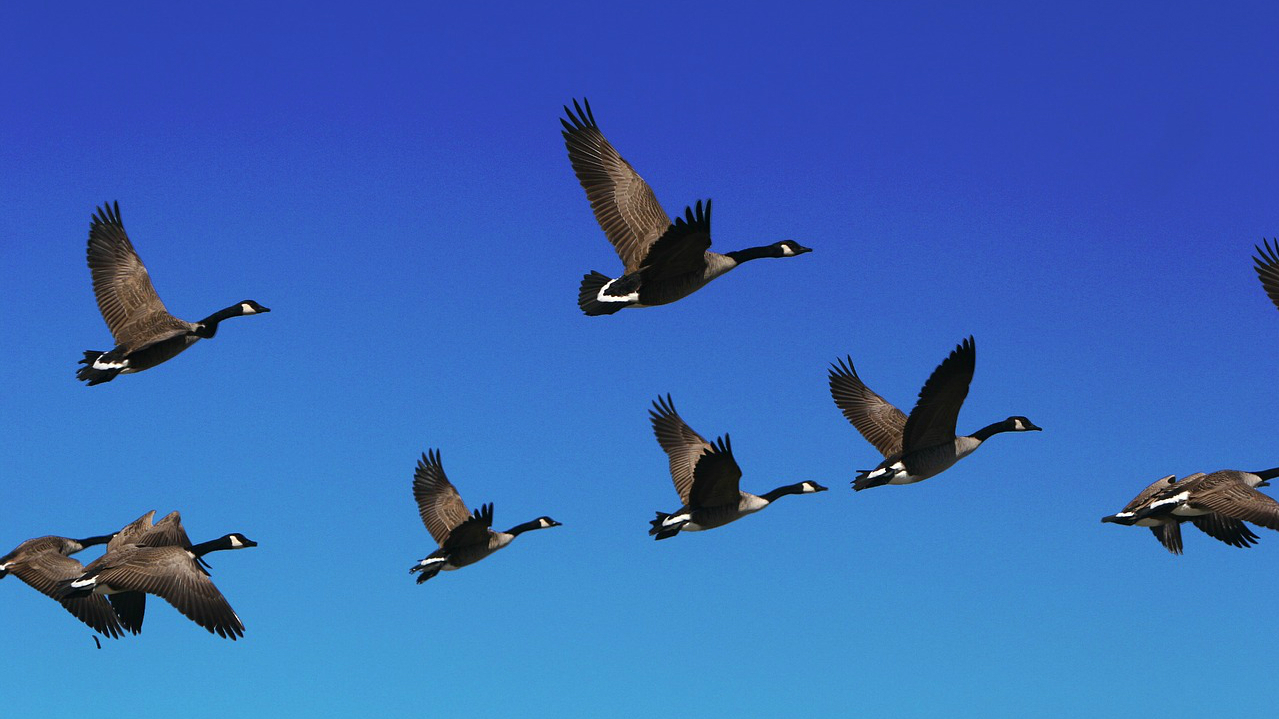
%> input picture Lab06/ptaki.jpg, 1279 x 719 px
$ octave lab65.m   (GNU Octave 9; MATLAB toolbox functions it lacks are replaced by stand-ins)
%> lines starting %> are read from the running program, lines starting %| are printed output that depends on the picture; in (x1, y1, x2, y2) boxes, pixels count from 0 and x2, y2 are one past the last pixel; in counts of white or black regions, pixels touching at a corner belong together; the program's own positions count from 1
### Lab06/AO5RMalinowska.m
function Rm = AO5RMalinowska(im)
L = sum(sum(bwmorph(im,'remove')));
S = sum(sum(im));
Rm = L / sqrt(4*pi*S)-1;
end

### Lab06/AO5RDanielsson.m
function Rd = AO5RDanielsson(im)
S = sum(sum(im));
im = 1-im;
im = double(bwdist(im));
Rd = S^3 / sum(sum(im))^2;
end

### Lab06/AO5RBlairBliss.m
function Rb = AO5RBlairBliss(im)
[h, w] = size(im);
S = sum(sum(im));
[x,y] = meshgrid(1:w, 1:h);
ms = [sum(sum(im.*y)), sum(sum(im.*x))];
ms = ms./S;
[x, y] = find(im>0);
Rb = S/ sqrt(2*pi* sum(((x-ms(1)).^2 + (y-ms(2)).^2).^.5));
end

### Lab06/AO5RHaralick.m
function Rh = AO5RHaralick(im)
[h, w] = size(im);
S = sum(sum(im));
[x,y] = meshgrid(1:w, 1:h);
ms = [sum(sum(im.*y)), sum(sum(im.*x))];
ms = ms./S;
im = bwmorph(im,'remove');
n = sum(sum(im));
[x, y] = find(im>0);
Rh = sum(((x-ms(1)).^2 + (y-ms(2)).^2).^.5)^2/(n* sum(((x-ms(1)).^2 + (y-ms(2)).^2).^.5)-1);
end

### Lab06/AO5RFeret.m
function Rf = AO5RFeret(im)
[x, y] =find(im>0);
Lh = max(x) - min(x);
Lv = max(y) - min(y);
Rf = Lh/Lv;
end

### Lab06/lab65.m
clear;clc;
im = double(imread('ptaki.jpg'))/255;
gim = rgb2gray(im);
r = im(:, :, 1);
b = im(:, :, 3);
b = ~imbinarize(b, .6);
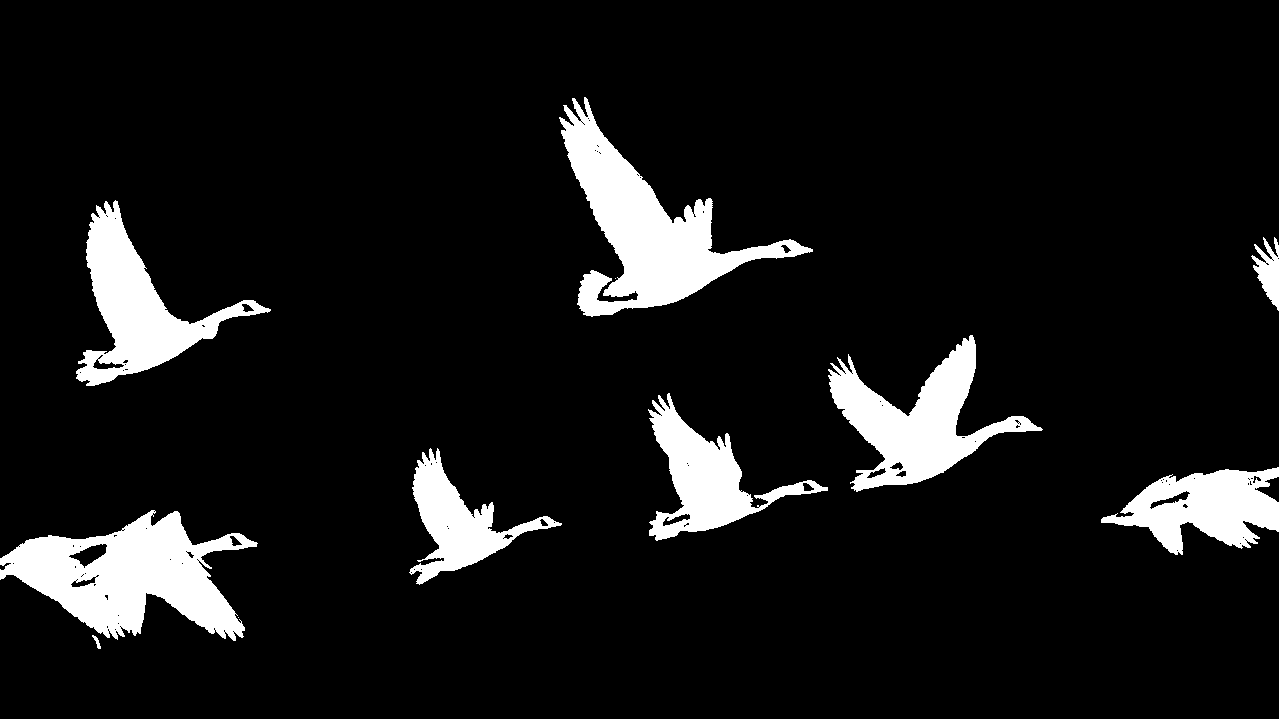
%> b: size 719x1279 logical; 9% white; 11 white regions (2 under 20 px), largest, box (x1, y1, x2, y2) and area: (559, 97, 813, 317) 17283, (0, 510, 258, 641) 17075, (828, 335, 1043, 492) 12184
r(r < .15) = 1;
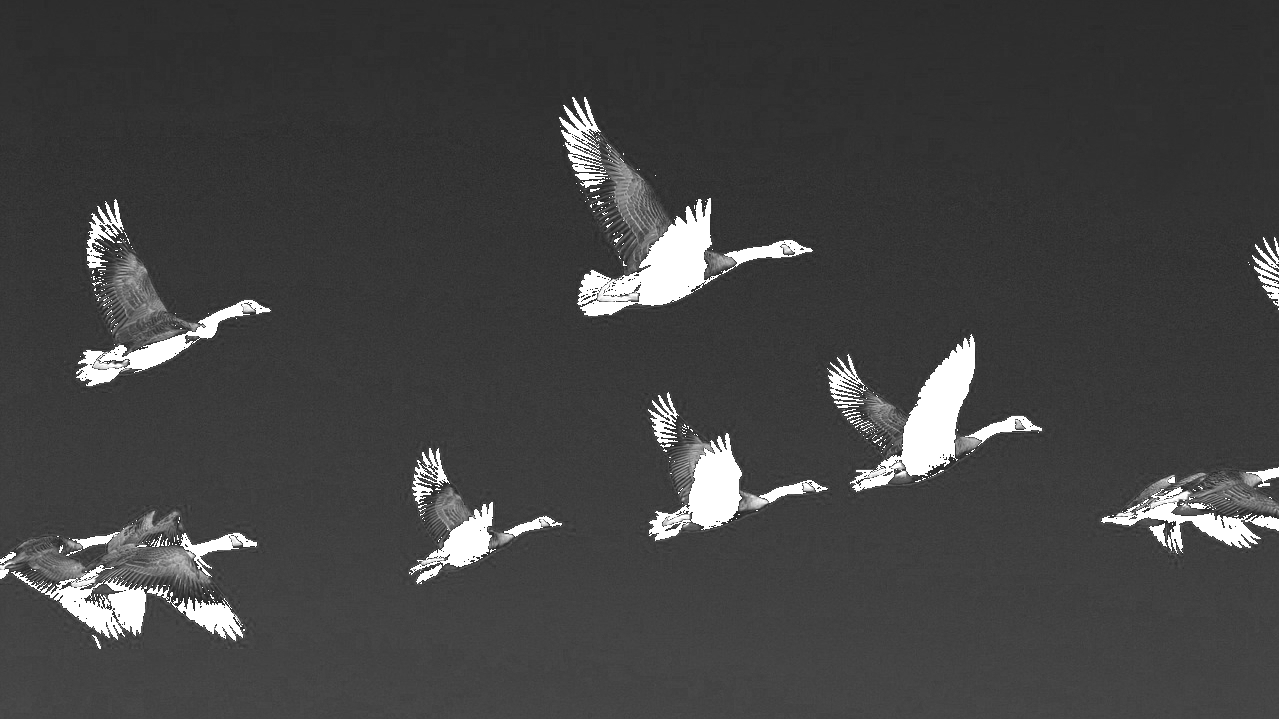
%> r: size 719x1279 double; min 0.153, max 1, mean 0.264
r = imbinarize(r, .3);
%> r: size 719x1279 logical; 7.4% white; 367 white regions (345 under 20 px), largest, box (x1, y1, x2, y2) and area: (559, 97, 813, 317) 13682, (0, 510, 259, 642) 12300, (827, 334, 1042, 493) 10184
bim = b | r;
%> bim: size 719x1279 logical; 9.5% white; 77 white regions (68 under 20 px), largest, box (x1, y1, x2, y2) and area: (0, 509, 259, 642) 18175, (559, 97, 813, 318) 17701, (827, 334, 1043, 493) 12687
bim = imclose(bim, ones(5));
%> bim: size 719x1279 logical; 9.7% white; 28 white regions (20 under 20 px), largest, box (x1, y1, x2, y2) and area: (0, 506, 259, 649) 18885, (559, 97, 813, 318) 18046, (827, 334, 1043, 493) 12919
bim = imopen(bim, ones(5));
%> bim: size 719x1279 logical; 9.7% white; 8 white regions, largest, box (x1, y1, x2, y2) and area: (0, 511, 258, 648) 18807, (560, 102, 811, 317) 17942, (828, 337, 1042, 492) 12872
l = bwlabel(bim);
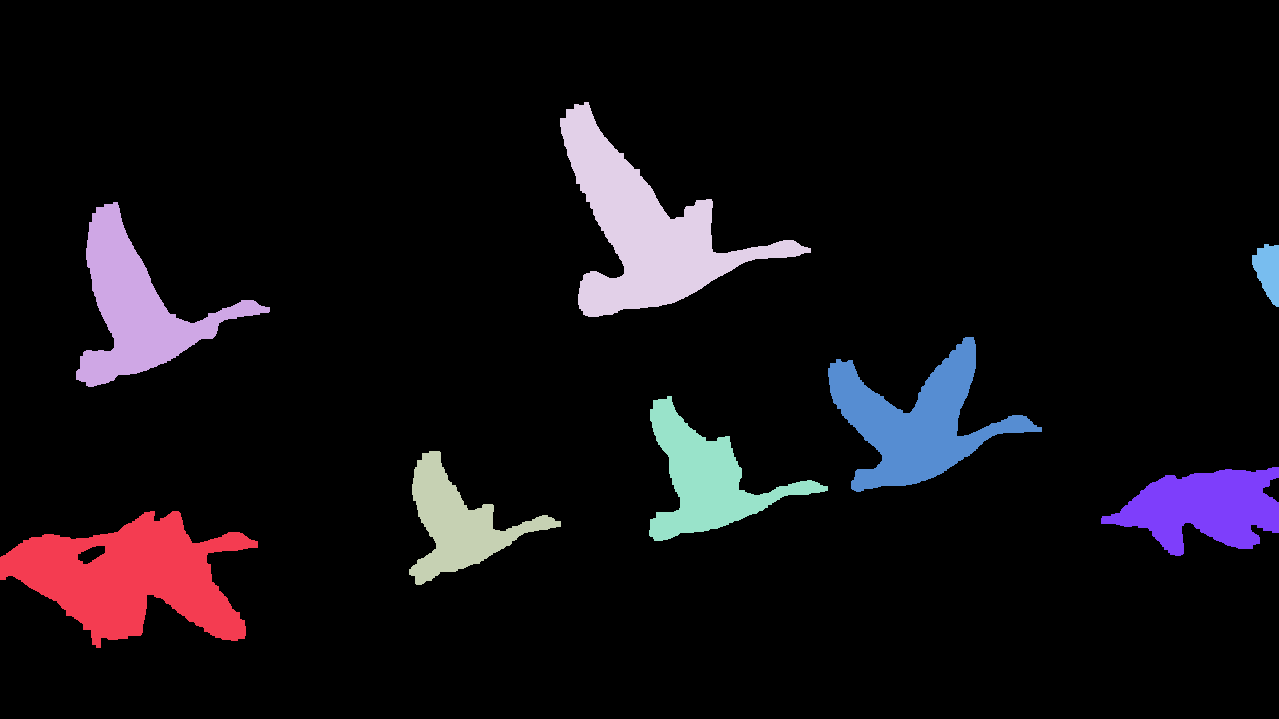
%> l: size 719x1279 double; 9 distinct labels, from 0 to 8; one colour per label, 0 black
n = max(l(:));
%> n = 8
for i = (1 : n)
    prop = regionprops(l == i, 'all');

    d = AO5RMalinowska(prop.Image);
    dD = AO5RDanielsson(prop.Image);
    dBB = AO5RBlairBliss(prop.Image);
    dH = AO5RHaralick(prop.Image);
    dF = AO5RFeret(prop.Image);

    wspl(i, :) = [d, dD, dBB, dH, dF];
end
%> this loop made 8 passes
%> (L in AO5RMalinowska, Rm in AO5RMalinowska, d, Rd in AO5RDanielsson, dD) on passes 1 to 8: (882, 0.814, 0.814, 103.8, 103.8), (668, 0.723, 0.723, 92.52, 92.52), (527, 0.731, 0.731, 86.9, 86.9), (861, 0.813, 0.813, 103.5, 103.5), (606, 0.776, 0.776, 84.59, 84.59), (759, 0.887, 0.887, 113.8, 113.8), (541, 0.567, 0.567, 73.52, 73.52), (153, 0.271, 0.271, 17.79, 17.79)
%> pass 1, in AO5RDanielsson, `im = double(bwdist(im));`:
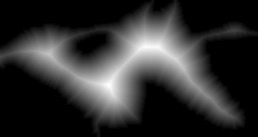
%> im: size 137x258 double; min 0, max 38.18, mean 7.2; drawn with min black and max white
%> pass 1, in AO5RHaralick, `im = bwmorph(im,'remove');`:
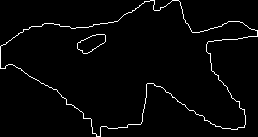
%> im: size 137x258 logical; 2.5% white in thin lines or dots
%> pass 2, in AO5RDanielsson (call 2), `im = 1-im;`:
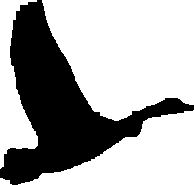
%> im: size 185x194 double; values 0 (black) and 1 (white), 66.7% white; 1 black region
%> after the loop, wspl = [0.814 103.8 6.98 81.22 0.529; 0.723 92.52 6.01 73.17 0.953; 0.731 86.9 5.45 55.18 0.881; 0.813 103.5 6.66 88.21 0.856; 0.776 84.59 5.77 63.63 0.809; 0.887 113.8 6.26 70.97 0.723; 0.567 73.52 5.93 59.25 0.497; 0.271 17.79 3.48 20.85 2.38]
avg_malin = mean(wspl);
%> avg_malin = [0.698 84.55 5.82 64.06 0.954]
std_malin = std(wspl);
%> std_malin = [0.196 29.84 1.06 20.63 0.601]
err = abs(wspl - avg_malin) ./ std_malin;
%> err = [0.593 0.644 1.09 0.832 0.708; 0.128 0.267 0.179 0.442 0.00129; 0.171 0.0787 0.347 0.43 0.122; 0.588 0.636 0.794 1.17 0.163; 0.397 0.00142 0.0442 0.0207 0.242; 0.964 0.98 0.416 0.335 0.385; 0.668 0.37 0.109 0.233 0.761; 2.17 2.24 2.2 2.1 2.38]
err_margin = 2;
is_typical_wspl = err < err_margin;
%> is_typical_wspl = [true true true true true; true true true true true; true true true true true; true true true true true; true true true true true; true true true true true; true true true true true; false false false false false]
is_typical = sum(is_typical_wspl, 2) > 3;
%> is_typical = [true; true; true; true; true; true; true; false]
prop = regionprops(l == 8, 'all');
%> prop = 1 region; box (x1, y1, x2, y2), Area, Centroid, MajorAxisLength, MinorAxisLength and Eccentricity: (1252, 244, 1279, 307) 1153 [1269 271.4] 62.41 25.98 0.909
imshow(prop.Image);
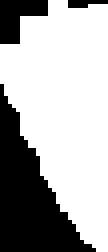
%> displayed picture: size 63x27 logical (shown 4 times larger); 67.8% white; 3 black regions (1 under 20 px), largest, box (x1, y1, x2, y2) and area: (0, 21, 24, 63) 450, (0, 0, 12, 11) 83
